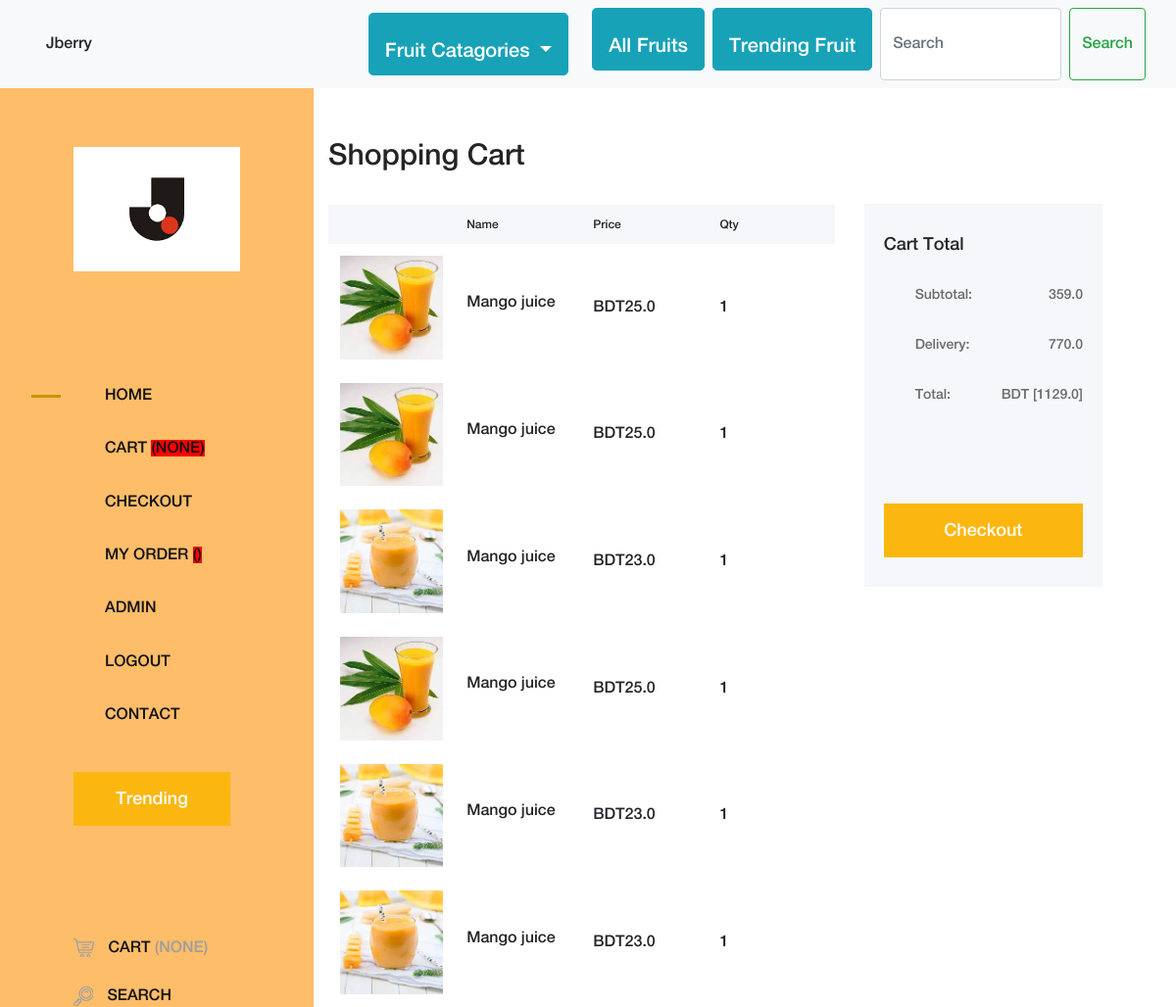
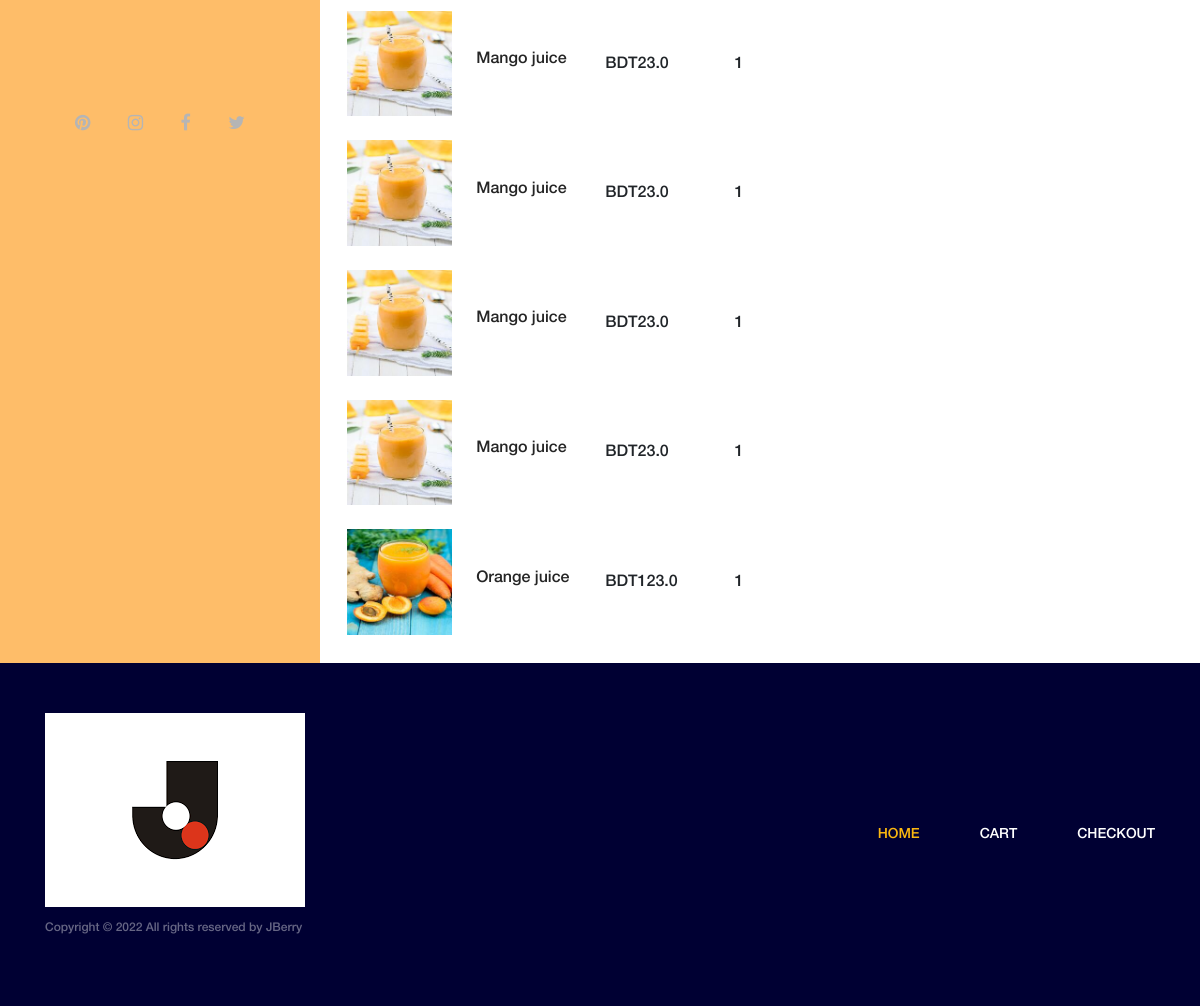
The app's page /cart/ (signed in) with its own data (2 pictures, top to bottom).
### cart/models.py (models this page shows, shortened)
class CartItem(models.Model):
    cid = models.IntegerField(primary_key=True, auto_created=True)
    uid = models.ForeignKey(User, on_delete=models.SET_NULL, null=True)
    pid = models.ForeignKey(product, on_delete=models.SET_NULL, null=True)
    qty = models.IntegerField(default=1)
    price = models.FloatField(default=0)
    deliveryCharge = models.IntegerField(default=70)
    ordered = models.BooleanField(default=False)

### productapp/models.py (models this page shows, shortened)
class product(models.Model):
    pid = models.BigIntegerField(auto_created=True, primary_key=True)
    title = models.CharField(max_length=20)
    description = models.TextField(max_length=200)
    price = models.FloatField()
    discounted_price = models.FloatField(default=10)
    deliveryCharge = models.IntegerField(default=70)
    weight = models.FloatField()
    category = models.CharField(max_length=25)
    delivery = models.SmallIntegerField(default=7)
    in_stock = models.BooleanField(default=True)
    image = models.ImageField(upload_to='upload')

### cart/views.py (the view)
# urls.py: path('', views.cartview, name='cartview'),
@login_required()
def cartview(request):
    cart_items = CartItem.objects.filter(
        uid=request.session.get('user'), ordered=False)
    total = sum([float(item.price) for item in cart_items])
    deliveryCharge = sum([float(item.deliveryCharge) for item in cart_items])
    Grant_total = [float(total + deliveryCharge)]
    context = {
        'cart_items': cart_items,
        'cart_count': request.session.get('cart_count'),
        'total': total,
        'deliveryCharge': deliveryCharge,
        'Grant_total': Grant_total
    }
    return render(request, 'cart.html', context)

### templates/cart.html (shortened to what this page needs)
{% extends 'base.html'%}
{% load static %}
{% block body %}
        <div class="cart-table-area ">
            <div class="container-fluid">
                <div class="row">
                    <div class="col-12 col-lg-8">
                        <div class="cart-title mt-50">
                            <h2>Shopping Cart</h2>
                        </div>
                        <div class="cart-table clearfix">
                            <table class="table table-responsive">
                                <thead>
                                    <tr>
                                        <th></th>
                                        <th>Name</th>
                                        <th>Price</th>
                                        <th>Qty</th>
                                    </tr>
                                </thead>
                                <tbody>
                                {% for item in cart_items %}
                                    <tr>
                                        <td class="cart_product_img">
                                            <a href="#"><img src="{{item.pid.image.url}}" alt="Product"></a>
                                        </td>
                                        <td class="cart_product_desc">
                                            <h5>{{item.pid.title}}</h5>
                                        </td>
                                        <td class="price">
                                            <span>BDT{{item.price}}</span>
                                        </td>
                                        <td class="price">
                                            <span>{{item.qty}}</span>
                                        </td>
                                    </tr>
                                {% endfor %}
                                </tbody>
                            </table>
                        </div>
                    </div>
                    <div class="col-12 col-lg-4">
                        <div class="cart-summary">
                            <h5>Cart Total</h5>
                            <ul class="summary-table">
                                <li><span>subtotal:</span> <span>{{total}}</span></li>
                                <li><span>delivery:</span> <span>{{deliveryCharge}}</span></li>
                                <li><span>total:</span> <span>BDT {{Grant_total}}</span></li>
                            </ul>
                            <div class="cart-btn mt-100">
                                <a href="{% url 'checkout' %}" class="btn amado-btn w-100">Checkout</a>
                            </div>
                        </div>
                    </div>
                </div>
            </div>
        </div>
{% endblock body %}

### templates/base.html (shortened to what this page needs)
{% load static %}
<!DOCTYPE html>
<html lang="en">
<head>
<link href="https://cdn.jsdelivr.net/npm/bootstrap@5.2.0-beta1/dist/css/bootstrap.min.css" rel="stylesheet">
    <link rel="stylesheet" href="{% static 'css/core-style.css'%}">
    <link rel="stylesheet" href="{% static 'css/custom1.css'%}">
</head>
<body>
         <nav class="navbar navbar-expand-lg navbar-light bg-light">
         <div class="container-fluid">
          <a class="nav-link"href="{% url 'index'%}">Jberry </a>
        <form class="d-flex">
             <div class="dropdown navbar-brand">
            <button class="btn btn-info btn-lg me-md-2 pt-sm-4 dropdown-toggle" type="button" data-bs-toggle="dropdown" aria-expanded="false" >
             Fruit Catagories
             </button>
            </div>
            <div>
         <a class="btn btn-info btn-lg me-md-2 pt-sm-4" href="{% url 'index'%}">All Fruits </a></div>
<div>
        <a class="btn btn-info btn-lg me-md-2 pt-sm-4" href="{% url 'trending'%}">Trending Fruit</a>
</div>
        <input class="form-control  me-2" type="search" placeholder="Search" aria-label="Search">
        <button class="btn btn-outline-success " type="submit">Search</button>
       </form>
      </div>
     </nav>
    <div class="main-content-wrapper d-flex clearfix">
        <header class="header-area clearfix">
            <div class="logo">
                <a href="{% url 'index' %}"><img src="{% static 'img/core-img/logo.png' %}" alt=""></a>
            </div>
            <nav class="amado-nav">
                <ul>
                    <li class="active"><a href="{% url 'index'%}">Home</a></li>
                    {% if user.is_authenticated %}
                    <li><a href="{% url 'cartview' %}">Cart
                    <span style="background-color:red";>({{cart_count}})</span></a></li>
                    <li><a href="{% url 'checkout' %}">Checkout</a></li>
                    <li><a href="{% url 'myorder' user.id%}" class="cart-nav"> My Order
                    <span style="background-color: red">({{order_count}})</span></a></li>
                    <li><a href="">{{user.username}}</a></li>
                    <li><a href="{% url 'logout' %}">Logout</a></li>
                    <li><a href="{% url 'contact' %}">Contact</a></li>
                    {% else %}
                    <li><a href="{% url 'register' %}">Register</a></li>
                    <li><a href="{% url 'login' %}">Login</a></li>
                    <li><a href="{% url 'contact' %}">Contact</a></li>
                    {% endif %}
                </ul>
            </nav>
            <div class="amado-btn-group mt-30 mb-100">
                <a href="{% url 'trending'%}" class="btn amado-btn mb-15">Trending</a>
            </div>
            <div class="cart-fav-search mb-100">
                {% if user.is_authenticate %}
                 <a href="cart.html" class="cart-nav"><img src="{% static 'img/core-img/cart.png' %}" alt=""> Cart
                    <span>(0)</span></a>
                <a href="#" class="search-nav"><img src="{% static 'img/core-img/search.png' %}" alt=""> Search</a>
                {% else %}
                <a href="#" class="cart-nav"><img src="{% static 'img/core-img/cart.png' %}" alt=""> Cart
                    <span>({{cart_count}})</span></a>
                <a href="#" class="search-nav"><img src="{% static 'img/core-img/search.png' %}" alt=""> Search</a>
                {% endif %}
            </div>
            <div class="social-info d-flex justify-content-between">
                <a href="#"><i class="fa fa-pinterest" aria-hidden="true"></i></a>
                <a href="#"><i class="fa fa-instagram" aria-hidden="true"></i></a>
                <a href="#"><i class="fa fa-facebook" aria-hidden="true"></i></a>
                <a href="#"><i class="fa fa-twitter" aria-hidden="true"></i></a>
            </div>
        </header>
        {% block body %}
        {% endblock body %}
    </div>
    <footer class="footer_area clearfix">
        <div class="container">
            <div class="row align-items-center">
                <div class="col-12 col-lg-4">
                    <div class="single_widget_area">
                        <div class="footer-logo mr-50">
                            <a href="{% url 'index' %}"><img src="{% static 'img/core-img/logo.png' %}" alt=""></a>
                        </div>
                        <p class="copywrite">
                            Copyright &copy;
                             All rights reserved by <a href="#" target="_blank">JBerry</a>
                        </p>
                    </div>
                </div>
                <div class="col-12 col-lg-8">
                    <div class="single_widget_area">
                        <div class="footer_menu">
                            <nav class="navbar navbar-expand-lg justify-content-end">
                                <div class="collapse navbar-collapse" id="footerNavContent">
                                    <ul class="navbar-nav ml-auto">
                                        <li class="nav-item active">
                                            <a class="nav-link" href="{% url 'index' %}">Home</a>
                                        </li>
                                        <li class="nav-item">
                                            <a class="nav-link" href="cart.html">Cart</a>
                                        </li>
                                        <li class="nav-item">
                                            <a class="nav-link" href="checkout.html">Checkout</a>
                                        </li>
                                    </ul>
                                </div>
                            </nav>
                        </div>
                    </div>
                </div>
            </div>
        </div>
    </footer>
</body>
</html>

### records on screen
CartItem: pid.image (picture), pid "Mango juice", price "25.0", qty "1"
CartItem: pid.image (picture), pid "Mango juice", price "25.0", qty "1"
CartItem: pid.image (picture), pid "Mango juice", price "23.0", qty "1"
CartItem: pid.image (picture), pid "Mango juice", price "25.0", qty "1"
CartItem: pid.image (picture), pid "Mango juice", price "23.0", qty "1"
CartItem: pid.image (picture), pid "Mango juice", price "23.0", qty "1"
CartItem: pid.image (picture), pid "Mango juice", price "23.0", qty "1"
CartItem: pid.image (picture), pid "Mango juice", price "23.0", qty "1"
CartItem: pid.image (picture), pid "Mango juice", price "23.0", qty "1"
CartItem: pid.image (picture), pid "Mango juice", price "23.0", qty "1"
CartItem: pid.image (picture), pid "Orange juice", price "123.0", qty "1"

### other values on screen
{{ cart_count }} "NONE"
{{ user.username }} "ADMIN"
{{ total }} "359.0"
{{ deliveryCharge }} "770.0"
{{ Grant_total }} "[1129.0]"
